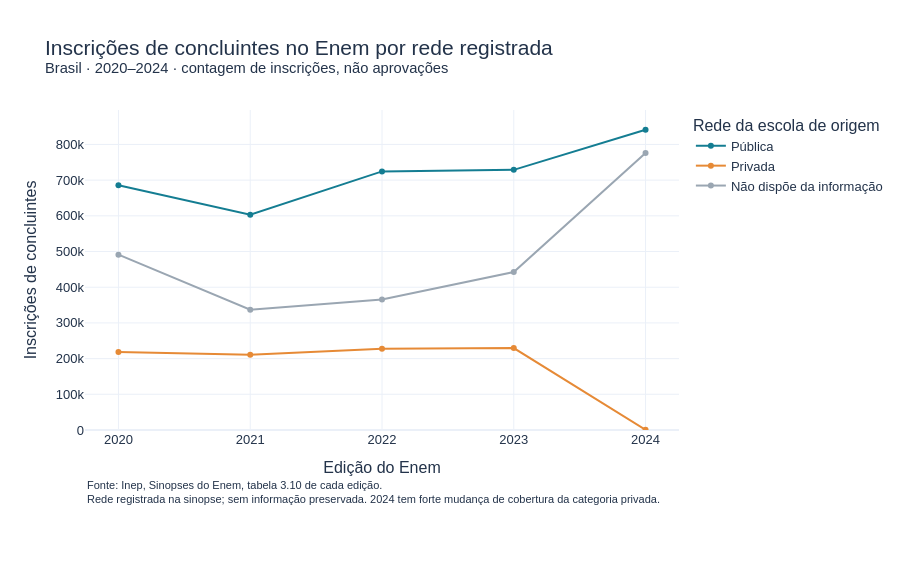
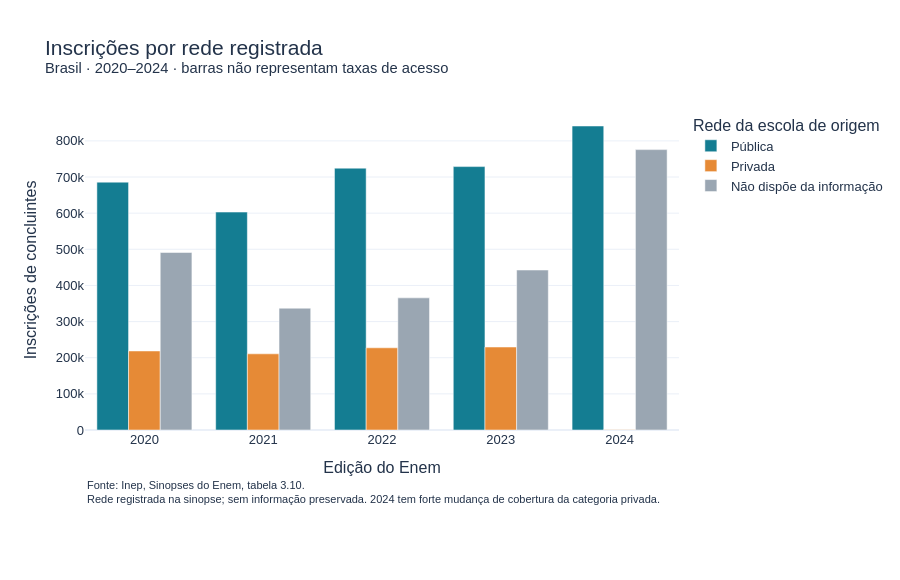
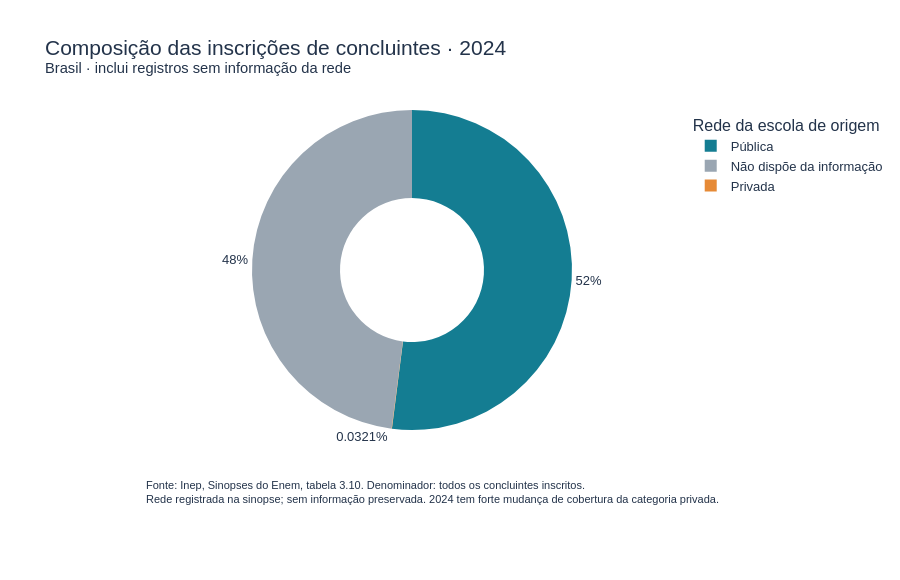
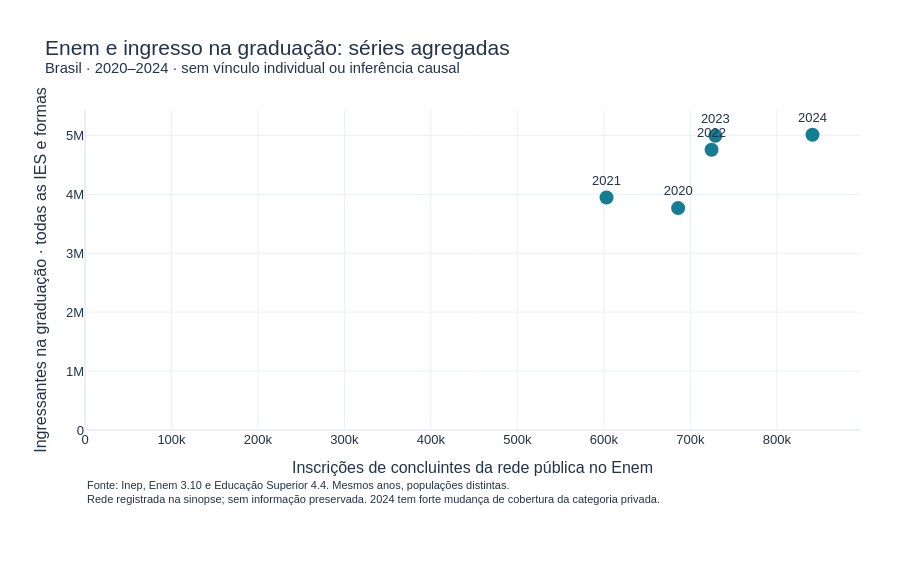

Notebook code for these charts, in order:
### Markdown cell above
## 8. Cinco gráficos interativos

As figuras são produzidas pela classe `Visualizador`, que recebe tabelas prontas e devolve figuras Plotly.
Podem ser reutilizadas com `st.plotly_chart(figura)` pelo colega responsável pelo dashboard.

### Code cell
visualizador = Visualizador()
dados['trajetoria_pct'] = catalogo.tabela_longa(dados, CODIGOS_TRAJETORIA)
figuras = visualizador.todas(dados)
# O formato Plotly é mantido na saída para ambientes compatíveis, como Jupyter.
# No GitHub, use também os HTMLs, pois a renderização do notebook pode ser estática.
for nome, figura in figuras.items():
    print(nome)
    display(figura)

### Figure 1 — Plotly figure (JSON) as saved in the notebook; plotly's stock layout.template omitted (floating-point values rounded to 4 significant figures)
{"data": [{"hovertemplate": "Rede de origem=Pública<br>Edição do Enem=%{x}<br>Inscrições de concluintes=%{y}<extra></extra>", "legendgroup": "Pública", "line": {"color": "#147d92", "dash": "solid"}, "marker": {"symbol": "circle"}, "mode": "lines+markers", "name": "Pública", "orientation": "v", "showlegend": true, "type": "scatter", "x": [2020, 2021, 2022, 2023, 2024], "xaxis": "x", "y": [685864, 603041, 724523, 728878, 841213], "yaxis": "y"}, {"hovertemplate": "Rede de origem=Privada<br>Edição do Enem=%{x}<br>Inscrições de concluintes=%{y}<extra></extra>", "legendgroup": "Privada", "line": {"color": "#e68a36", "dash": "solid"}, "marker": {"symbol": "circle"}, "mode": "lines+markers", "name": "Privada", "orientation": "v", "showlegend": true, "type": "scatter", "x": [2020, 2021, 2022, 2023, 2024], "xaxis": "x", "y": [218705, 210765, 227421, 229628, 519], "yaxis": "y"}, {"hovertemplate": "Rede de origem=Não dispõe da informação<br>Edição do Enem=%{x}<br>Inscrições de concluintes=%{y}<extra></extra>", "legendgroup": "Não dispõe da informação", "line": {"color": "#9aa6b2", "dash": "solid"}, "marker": {"symbol": "circle"}, "mode": "lines+markers", "name": "Não dispõe da informação", "orientation": "v", "showlegend": true, "type": "scatter", "x": [2020, 2021, 2022, 2023, 2024], "xaxis": "x", "y": [491258, 337051, 365616, 442658, 775870], "yaxis": "y"}], "layout": {"annotations": [{"align": "left", "font": {"size": 11}, "showarrow": false, "text": "Fonte: Inep, Sinopses do Enem, tabela 3.10 de cada edição.<br>Rede registrada na sinopse; sem informação preservada. 2024 tem forte mudança de cobertura da categoria privada.", "x": 0, "xanchor": "left", "xref": "paper", "y": -0.24, "yref": "paper"}], "font": {"color": "#23334a", "family": "Arial", "size": 13}, "height": 580, "legend": {"title": {"text": "Rede da escola de origem"}, "tracegroupgap": 0}, "margin": {"b": 150, "l": 85, "r": 40, "t": 110}, "title": {"font": {"size": 21}, "text": "Inscrições de concluintes no Enem por rede registrada<br><sup>Brasil · 2020–2024 · contagem de inscrições, não aprovações</sup>"}, "xaxis": {"anchor": "y", "domain": [0.0, 1.0], "dtick": 1, "title": {"text": "Edição do Enem"}}, "yaxis": {"anchor": "x", "domain": [0.0, 1.0], "rangemode": "tozero", "title": {"text": "Inscrições de concluintes"}}}}

### Figure 2 — Plotly figure (JSON) as saved in the notebook; plotly's stock layout.template omitted (floating-point values rounded to 4 significant figures)
{"data": [{"alignmentgroup": "True", "hovertemplate": "Rede de origem=Pública<br>Edição do Enem=%{x}<br>Inscrições de concluintes=%{y}<extra></extra>", "legendgroup": "Pública", "marker": {"color": "#147d92", "pattern": {"shape": ""}}, "name": "Pública", "offsetgroup": "Pública", "orientation": "v", "showlegend": true, "textposition": "auto", "type": "bar", "x": [2020, 2021, 2022, 2023, 2024], "xaxis": "x", "y": [685864, 603041, 724523, 728878, 841213], "yaxis": "y"}, {"alignmentgroup": "True", "hovertemplate": "Rede de origem=Privada<br>Edição do Enem=%{x}<br>Inscrições de concluintes=%{y}<extra></extra>", "legendgroup": "Privada", "marker": {"color": "#e68a36", "pattern": {"shape": ""}}, "name": "Privada", "offsetgroup": "Privada", "orientation": "v", "showlegend": true, "textposition": "auto", "type": "bar", "x": [2020, 2021, 2022, 2023, 2024], "xaxis": "x", "y": [218705, 210765, 227421, 229628, 519], "yaxis": "y"}, {"alignmentgroup": "True", "hovertemplate": "Rede de origem=Não dispõe da informação<br>Edição do Enem=%{x}<br>Inscrições de concluintes=%{y}<extra></extra>", "legendgroup": "Não dispõe da informação", "marker": {"color": "#9aa6b2", "pattern": {"shape": ""}}, "name": "Não dispõe da informação", "offsetgroup": "Não dispõe da informação", "orientation": "v", "showlegend": true, "textposition": "auto", "type": "bar", "x": [2020, 2021, 2022, 2023, 2024], "xaxis": "x", "y": [491258, 337051, 365616, 442658, 775870], "yaxis": "y"}], "layout": {"annotations": [{"align": "left", "font": {"size": 11}, "showarrow": false, "text": "Fonte: Inep, Sinopses do Enem, tabela 3.10.<br>Rede registrada na sinopse; sem informação preservada. 2024 tem forte mudança de cobertura da categoria privada.", "x": 0, "xanchor": "left", "xref": "paper", "y": -0.24, "yref": "paper"}], "barmode": "group", "font": {"color": "#23334a", "family": "Arial", "size": 13}, "height": 580, "legend": {"title": {"text": "Rede da escola de origem"}, "tracegroupgap": 0}, "margin": {"b": 150, "l": 85, "r": 40, "t": 110}, "title": {"font": {"size": 21}, "text": "Inscrições por rede registrada<br><sup>Brasil · 2020–2024 · barras não representam taxas de acesso</sup>"}, "xaxis": {"anchor": "y", "domain": [0.0, 1.0], "dtick": 1, "title": {"text": "Edição do Enem"}}, "yaxis": {"anchor": "x", "domain": [0.0, 1.0], "title": {"text": "Inscrições de concluintes"}}}}

### Figure 3 — Plotly figure (JSON) as saved in the notebook; plotly's stock layout.template omitted (floating-point values rounded to 4 significant figures)
{"data": [{"customdata": [["Pública"], ["Privada"], ["Não dispõe da informação"]], "domain": {"x": [0.0, 1.0], "y": [0.0, 1.0]}, "hole": 0.45, "hovertemplate": "%{label}<br>%{value:,.0f} inscrições<br>%{percent}<extra></extra>", "labels": ["Pública", "Privada", "Não dispõe da informação"], "legendgroup": "", "marker": {"colors": ["#147d92", "#e68a36", "#9aa6b2"]}, "name": "", "showlegend": true, "textinfo": "percent", "textposition": "outside", "type": "pie", "values": [841213, 519, 775870]}], "layout": {"annotations": [{"align": "left", "font": {"size": 11}, "showarrow": false, "text": "Fonte: Inep, Sinopses do Enem, tabela 3.10. Denominador: todos os concluintes inscritos.<br>Rede registrada na sinopse; sem informação preservada. 2024 tem forte mudança de cobertura da categoria privada.", "x": 0, "xanchor": "left", "xref": "paper", "y": -0.24, "yref": "paper"}], "font": {"color": "#23334a", "family": "Arial", "size": 13}, "height": 580, "legend": {"title": {"text": "Rede da escola de origem"}, "tracegroupgap": 0}, "margin": {"b": 150, "l": 85, "r": 40, "t": 110}, "title": {"font": {"size": 21}, "text": "Composição das inscrições de concluintes · 2024<br><sup>Brasil · inclui registros sem informação da rede</sup>"}}}

### Figure 4 — Plotly figure (JSON) as saved in the notebook; plotly's stock layout.template omitted (floating-point values rounded to 4 significant figures)
{"data": [{"hovertemplate": "Inscrições de concluintes da rede pública no Enem=%{x}<br>Ingressantes na graduação · todas as IES e formas=%{y}<br>ano=%{text}<extra></extra>", "legendgroup": "", "marker": {"color": "#147d92", "size": 14, "symbol": "circle"}, "mode": "markers+text", "name": "", "orientation": "v", "showlegend": false, "text": [2020.0, 2021.0, 2022.0, 2023.0, 2024.0], "textposition": "top center", "type": "scatter", "x": [685864, 603041, 724523, 728878, 841213], "xaxis": "x", "y": [3765475, 3944897, 4756728, 4993992, 5010433], "yaxis": "y"}], "layout": {"annotations": [{"align": "left", "font": {"size": 11}, "showarrow": false, "text": "Fonte: Inep, Enem 3.10 e Educação Superior 4.4. Mesmos anos, populações distintas.<br>Rede registrada na sinopse; sem informação preservada. 2024 tem forte mudança de cobertura da categoria privada.", "x": 0, "xanchor": "left", "xref": "paper", "y": -0.24, "yref": "paper"}], "font": {"color": "#23334a", "family": "Arial", "size": 13}, "height": 580, "legend": {"title": {"text": "Rede da escola de origem"}, "tracegroupgap": 0}, "margin": {"b": 150, "l": 85, "r": 40, "t": 110}, "title": {"font": {"size": 21}, "text": "Enem e ingresso na graduação: séries agregadas<br><sup>Brasil · 2020–2024 · sem vínculo individual ou inferência causal</sup>"}, "xaxis": {"anchor": "y", "domain": [0.0, 1.0], "rangemode": "tozero", "title": {"text": "Inscrições de concluintes da rede pública no Enem"}}, "yaxis": {"anchor": "x", "domain": [0.0, 1.0], "rangemode": "tozero", "title": {"text": "Ingressantes na graduação · todas as IES e formas"}}}}
